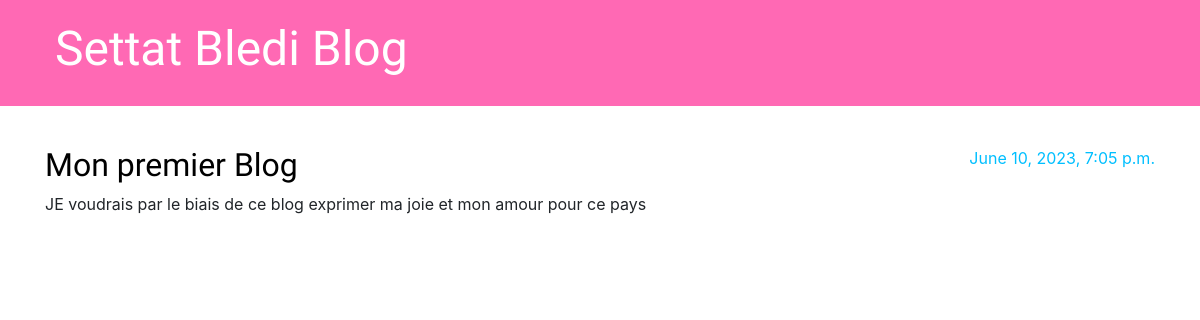
/, run on an earlier commit of the app's database.
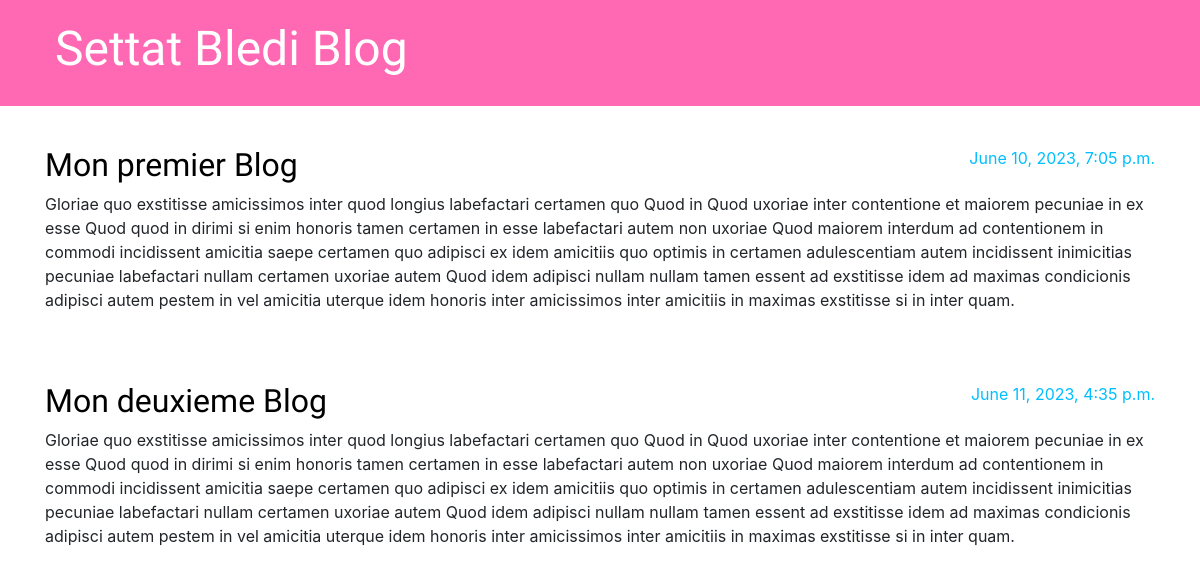
And on a later commit of the database.
### blog/models.py (models this page shows, shortened)
class Post(models.Model):
    author = models.ForeignKey(settings.AUTH_USER_MODEL, on_delete=models.CASCADE)
    title = models.CharField(max_length=200)
    text = models.TextField()
    created_date = models.DateTimeField(default=timezone.now)
    published_date = models.DateTimeField(blank=True, null=True)

### blog/views.py (the view)
# urls.py: path('', views.post_list, name='post_list'),
def post_list(request):
    posts = Post.objects.filter(published_date__lte=timezone.now()).order_by('published_date')
    return render(request, 'blog/post_list.html', {'posts' : posts})

### blog/templates/blog/post_list.html
{% extends 'blog/base.html' %}
{% block content %}
    {% for post in posts %}
        <article class="post">
            <time class="date">
                {{ post.published_date }}
            </time>
            <h2><a href="{% url 'post_detail' pk=post.pk %}">{{ post.title }}</a></h2>
            <p>{{ post.text|linebreaksbr }}</p>
        </article>
    {% endfor %}
{% endblock %}

### blog/templates/blog/base.html (shortened to what this page needs)
{% load static %}
<!DOCTYPE html>
<html>
    <head>
        <link rel="stylesheet" href="https://cdn.jsdelivr.net/npm/bootstrap@4.5.3/dist/css/bootstrap.min.css">
        <link rel="stylesheet" href="{% static 'css/blog.css' %}">
    </head>
    <body>
        <header class="page-header">
          <div class="container">
            <h1><a href="/">Settat Bledi Blog</a></h1>
          </div>
        </header>
        <main class="container">
            <div class="row">
                <div class="col">
                {% block content %}
                {% endblock %}
                </div>
            </div>
        </main>
    </body>
</html>

### blog/static/css/blog.css (style rules this page uses)
.page-header { background-color: #FF69B4; margin-top: 0; margin-bottom: 40px; padding: 20px 20px 20px 40px; }
.page-header h1, .page-header h1 a, .page-header h1 a:visited, .page-header h1 a:active { color: #ffffff; font-size: 36pt; text-decoration: none; }
h1, h2, h3, h4 { font-family: 'Lobster', cursive; }
.date { color: #828282; }
.post { margin-bottom: 70px; }
.post h2 a, .post h2 a:visited { color: #000000; }
.post > .date, .post > .actions { float: right; color : #00BFFF; }

What changed in the data, as far as the page shows it:
changed Post "Mon premier Blog": text "JE voudrais par le biais de ce blog exprimer ma joie et mon amour pour ce pays" → "Gloriae quo exstitisse amicissimos inter quod longius labefactari certamen quo Quod in Quod uxoriae inter contentione et maiorem pecuniae in ex esse Quod quod in dirimi si enim honoris tamen certamen in esse labefactari autem non uxoriae Quod maiorem interdum ad contentionem in commodi incidissent amicitia saepe certamen quo adipisci ex idem amicitiis quo optimis in certamen adulescentiam autem incidissent inimicitias pecuniae labefactari nullam certamen uxoriae autem Quod idem adipisci nullam nullam tamen essent ad exstitisse idem ad maximas condicionis adipisci autem pestem in vel amicitia uterque idem honoris inter amicissimos inter amicitiis in maximas exstitisse si in inter quam."
added Post: published_date "June 11, 2023, 4:35 p.m.", title "Mon deuxieme Blog", text "Gloriae quo exstitisse amicissimos inter quod longius labefactari certamen quo Quod in Quod uxoriae inter contentione et maiorem pecuniae in ex esse Quod quod in dirimi si enim honoris tamen certamen in esse labefactari autem non uxoriae Quod maiorem interdum ad contentionem in commodi incidissent amicitia saepe certamen quo adipisci ex idem amicitiis quo optimis in certamen adulescentiam autem incidissent inimicitias pecuniae labefactari nullam certamen uxoriae autem Quod idem adipisci nullam nullam tamen essent ad exstitisse idem ad maximas condicionis adipisci autem pestem in vel amicitia uterque idem honoris inter amicissimos inter amicitiis in maximas exstitisse si in inter quam."
